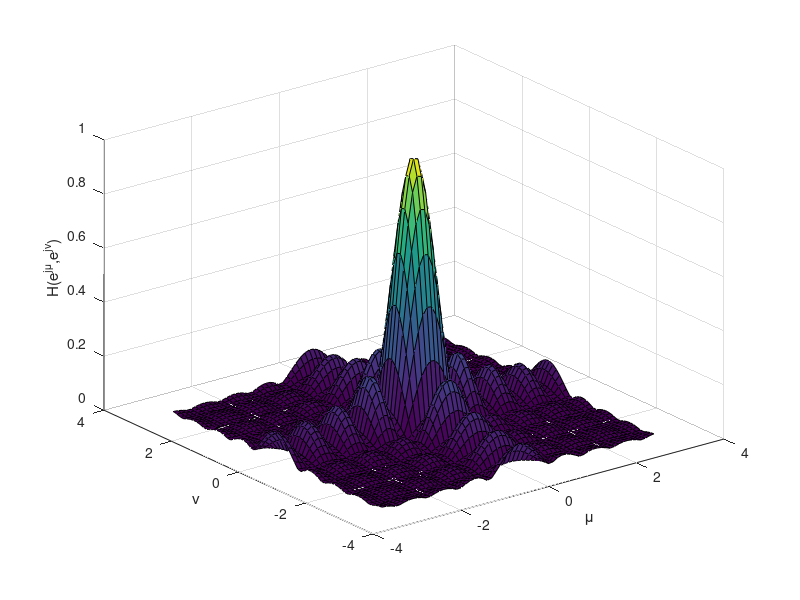
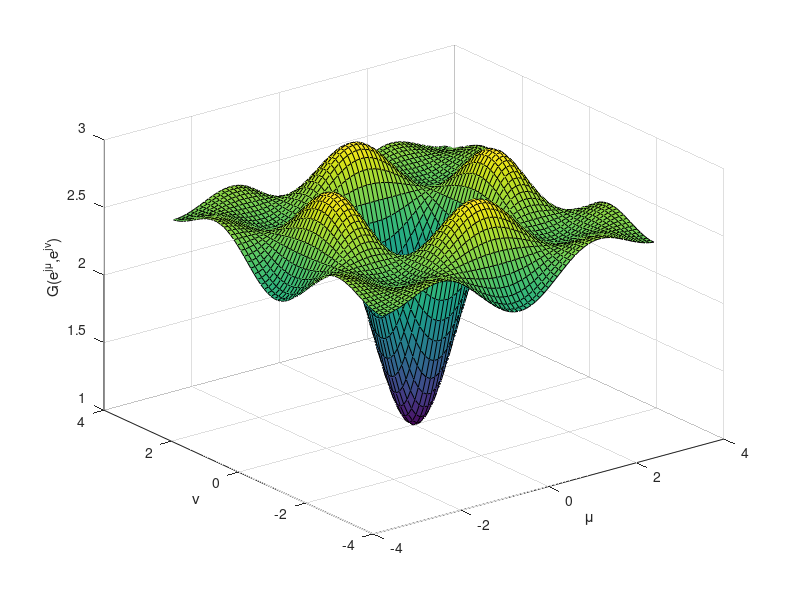
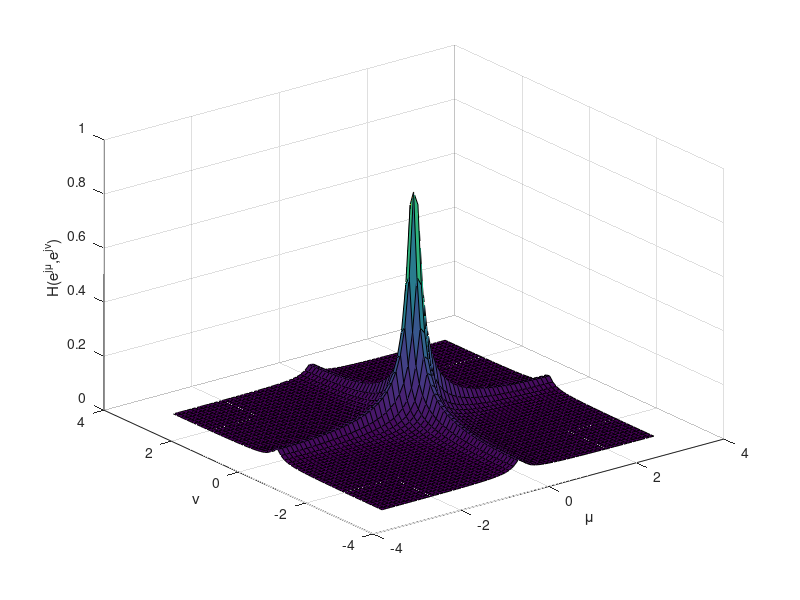
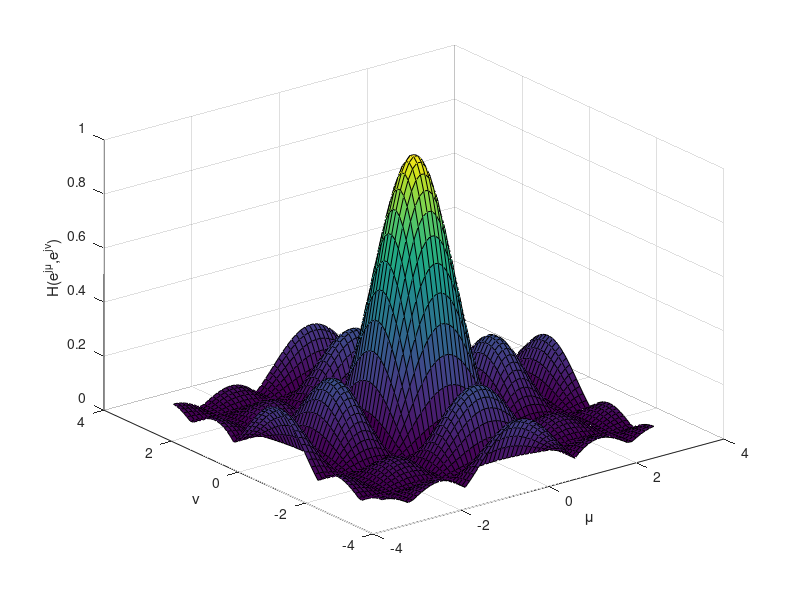

Write the MATLAB code that produced these figures, in order.
u = -pi:0.1:pi;
v = -pi:0.1:pi;

% Section 3 %
[U,V] = meshgrid(u,v);
H_lpf = (1/81)*sin(4.5*U).*sin(4.5*V)./(sin(0.5*U).*sin(0.5*V));
fig1 = figure(1);
surf(U,V,abs(H_lpf));
xlabel('\mu');
ylabel('\nu');
zlabel('H(e^{j\mu},e^{j\nu})');
print(fig1,'lpfcsft','-depsc','-tiff');

% Section 4 %
lamda = 1.5;
H_lpf_1 = (1/25)*sin(2.5*U).*sin(2.5*V)./(sin(0.5*U).*sin(0.5*V));
fig2 = figure(2);
surf(U,V,abs(H_lpf_1));
xlabel('\mu');
ylabel('\nu');
zlabel('H(e^{j\mu},e^{j\nu})');
G = 1 + lamda*(1 - H_lpf_1);
fig3 = figure(3);
surf(U,V,abs(G));
xlabel('\mu');
ylabel('\nu');
zlabel('G(e^{j\mu},e^{j\nu})');
print(fig3,'hpfcsft','-depsc','-tiff');

% Section 5 %
H_iif = 0.01./(1-0.9*exp(-i*U)-0.9*exp(-i*V)+0.81*exp(-i*(U+V)));
fig4 = figure(4);
surf(U,V,abs(H_iif));
xlabel('\mu');
ylabel('\nu');
zlabel('H(e^{j\mu},e^{j\nu})');
print(fig4,'iircsft','-depsc','-tiff');

x = zeros(256,256);
y = zeros(256,256);
x(128,128) = 1;

for m = 1:256
	for n = 1:256
		y(m,n) = 0.01*x(m,n);
		if (m > 1)
			y(m,n) = y(m,n) + 0.9*y(m-1,n);
		end
		if (n > 1)
			y(m,n) = y(m,n) + 0.9*y(m,n-1);
		end
		if (m > 1 && n > 1)
			y(m,n) = y(m,n) - 0.81*y(m-1,n-1);
		end
	end
end

y(y(:) > 255) = 255;
y(y(:) < 0) = 0;

imwrite(uint8(255*100*y),'h_out.tif');
